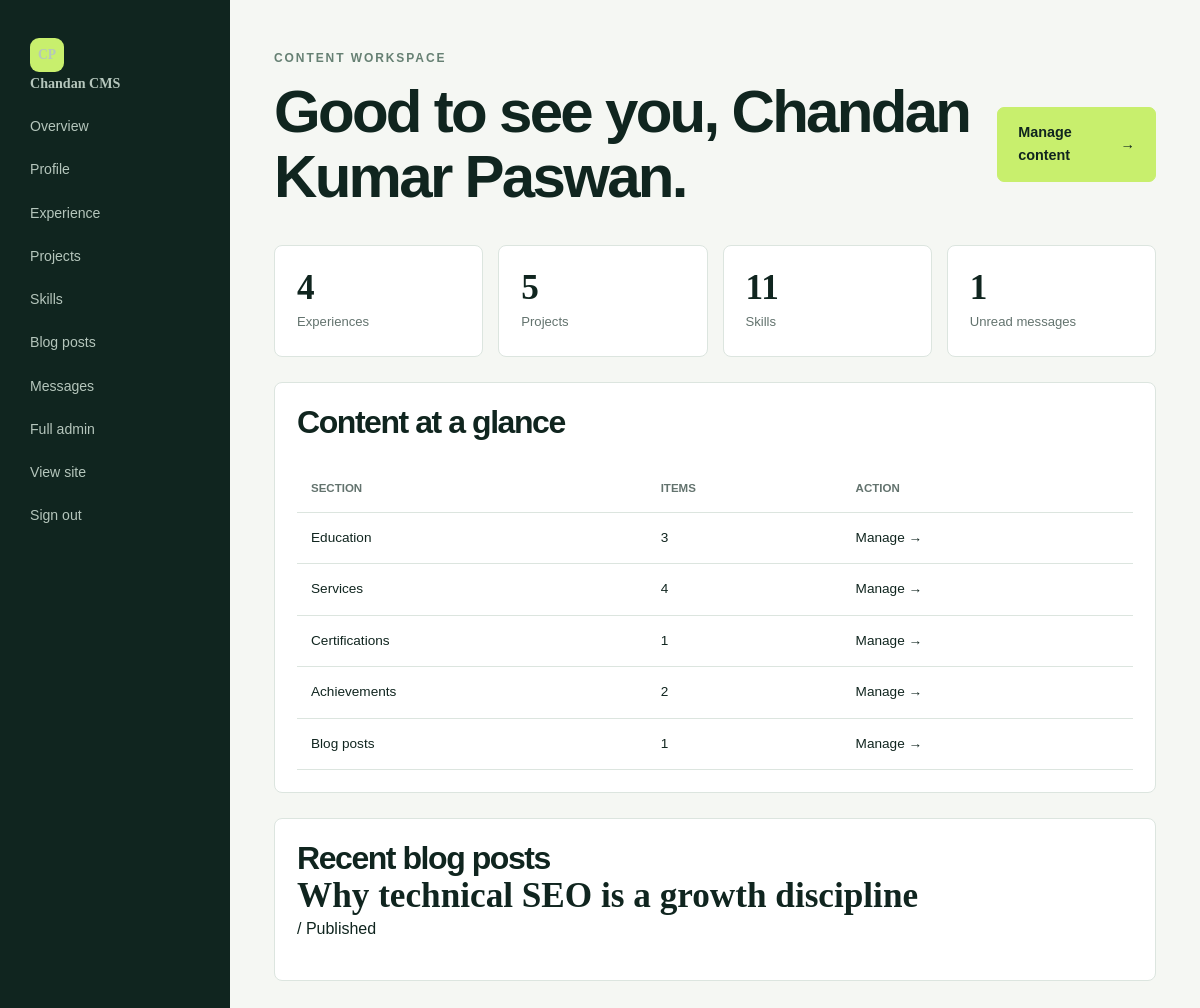
The app's page /dashboard/ (signed in) with its own data.
### cv/models.py (models this page shows, shortened)
class TimeStampedModel(models.Model):
    created_at = models.DateTimeField(auto_now_add=True)
    updated_at = models.DateTimeField(auto_now=True)
    class Meta:
        abstract = True

class PersonalInformation(TimeStampedModel):
    name = models.CharField(max_length=120, default="Chandan Kumar Paswan")
    title = models.CharField(max_length=180, default="SEO & Digital Marketing Specialist")
    short_intro = models.TextField(default="I help ambitious businesses become easier to find, trust, and choose.")
    profile_photo = models.ImageField(upload_to="profile/", blank=True)
    cv_file = models.FileField(upload_to="cv/", blank=True)
    email = models.EmailField(default="Paswan.chandan75@gmail.com")
    phone = models.CharField(max_length=30, default="+91 70159 07650")
    whatsapp_number = models.CharField(max_length=30, default="917015907650")
    location = models.CharField(max_length=120, default="India")
    available_for_work = models.BooleanField(default=True)
    years_experience = models.CharField(max_length=20, default="5+")
    traffic_growth = models.CharField(max_length=20, default="20%")
    ranking_improvement = models.CharField(max_length=20, default="30+")
    task_completion = models.CharField(max_length=20, default="98%")
    is_active = models.BooleanField(default=True)
    class Meta:
        verbose_name = "Personal information"
        verbose_name_plural = "Personal information"

### blog/models.py (models this page shows, shortened)
class BlogPost(TimeStampedModel):
    title = models.CharField(max_length=220)
    slug = models.SlugField(max_length=240, unique=True, blank=True)
    excerpt = models.TextField(max_length=400)
    content = models.TextField(help_text="Plain text or safe HTML content.")
    category = models.CharField(max_length=80, default="SEO")
    tags = models.CharField(max_length=300, blank=True, help_text="Comma-separated tags.")
    featured_image = models.ImageField(upload_to="blog/", blank=True)
    author = models.CharField(max_length=120, default="Chandan Kumar Paswan")
    published_at = models.DateTimeField(null=True, blank=True)
    is_featured = models.BooleanField(default=False)
    is_published = models.BooleanField(default=False)
    seo_title = models.CharField(max_length=180, blank=True)
    meta_description = models.CharField(max_length=320, blank=True)
    og_image = models.ImageField(upload_to="blog/og/", blank=True)
    class Meta:
        ordering = ["-published_at", "-created_at"]

### dashboard/views.py (the view)
# urls.py: path("", views.home, name="home"),
@staff_member_required
def home(request):
    profile = PersonalInformation.objects.first()
    stats = [
        ("Experiences", Experience.objects.count(), "experience"),
        ("Projects", Project.objects.count(), "project"),
        ("Skills", Skill.objects.count(), "skill"),
        ("Unread messages", ContactMessage.objects.filter(is_read=False).count(), "message"),
    ]
    counts = {
        "education": Education.objects.count(),
        "services": Service.objects.count(),
        "certifications": Certification.objects.count(),
        "achievements": Achievement.objects.count(),
        "blog_posts": BlogPost.objects.count(),
    }
    return render(request, "dashboard/index.html", {"profile": profile, "stats": stats, "counts": counts, "recent_posts": BlogPost.objects.order_by("-created_at")[:5]})

### templates/dashboard/index.html
{% extends "dashboard/base.html" %}{% block title %}Overview{% endblock %}{% block content %}<div class="admin-top"><div><span class="eyebrow">Content workspace</span><h1>Good to see you{% if profile %}, {{ profile.name }}{% endif %}.</h1></div><a class="btn btn-lime" href="{% url 'admin:index' %}">Manage content <span aria-hidden="true">&#8594;</span></a></div><div class="admin-grid">{% for label,value,kind in stats %}<div class="admin-card"><strong>{{ value }}</strong><span>{{ label }}</span></div>{% endfor %}</div><div class="admin-card" style="margin-top:25px"><h2 style="font-size:2rem">Content at a glance</h2><table class="admin-table"><tr><th>Section</th><th>Items</th><th>Action</th></tr><tr><td>Education</td><td>{{ counts.education }}</td><td><a class="text-link" href="{% url 'admin:cv_education_changelist' %}">Manage &#8594;</a></td></tr><tr><td>Services</td><td>{{ counts.services }}</td><td><a class="text-link" href="{% url 'admin:cv_service_changelist' %}">Manage &#8594;</a></td></tr><tr><td>Certifications</td><td>{{ counts.certifications }}</td><td><a class="text-link" href="{% url 'admin:cv_certification_changelist' %}">Manage &#8594;</a></td></tr><tr><td>Achievements</td><td>{{ counts.achievements }}</td><td><a class="text-link" href="{% url 'admin:cv_achievement_changelist' %}">Manage &#8594;</a></td></tr><tr><td>Blog posts</td><td>{{ counts.blog_posts }}</td><td><a class="text-link" href="{% url 'admin:blog_blogpost_changelist' %}">Manage &#8594;</a></td></tr></table></div><div class="admin-card" style="margin-top:25px"><h2 style="font-size:2rem">Recent blog posts</h2>{% for post in recent_posts %}<p><strong>{{ post.title }}</strong> / {% if post.is_published %}Published{% else %}Draft{% endif %}</p>{% empty %}<p>No posts yet. Add your first note from the Blog posts menu.</p>{% endfor %}</div>{% endblock %}

### static/css/site.css (style rules this page uses)
:root { --ink:#10251f;--muted:#63736e;--paper:#f5f7f3;--card:#fff;--line:#dce5df;--lime:#c8ef6d;--orange:#f28c5b;--shadow:0 20px 60px rgba(16,37,31,.08) }
* { box-sizing:border-box }
html { scroll-behavior:smooth }
body { margin:0;color:var(--ink);background:var(--paper);font:16px/1.65 "DM Sans",sans-serif }
a { color:inherit;text-decoration:none }
.eyebrow { color:#668073;font-size:.75rem;font-weight:700;letter-spacing:.16em;text-transform:uppercase }
h1,h2,h3 { font-family:"Space Grotesk",sans-serif;line-height:1.08;margin:0;letter-spacing:-.045em }
h1 { font-size:clamp(3.5rem,8vw,7rem);max-width:800px }
h2 { font-size:clamp(2.3rem,5vw,4.4rem) }
p { margin:0 0 1rem }
.btn { display:inline-flex;align-items:center;justify-content:center;gap:9px;border:1px solid var(--ink);padding:13px 20px;border-radius:7px;color:#fff;background:var(--ink);font-size:.9rem;font-weight:700;transition:transform .25s,box-shadow .25s;cursor:pointer }
.btn-lime { border-color:var(--lime);color:var(--ink);background:var(--lime) }
.text-link { display:inline-flex;align-items:center;gap:6px }

### templates/dashboard/base.html (style rules this page uses)
.admin-main h1 { font-size:clamp(2.5rem,5vw,4.5rem);margin:10px 0 35px }
.admin-top { display:flex;justify-content:space-between;gap:20px;align-items:center }
.admin-grid { display:grid;grid-template-columns:repeat(4,1fr);gap:15px }
.admin-card { padding:22px;border:1px solid #dce5df;border-radius:8px;background:#fff }
.admin-card strong { display:block;font:700 2.2rem "Space Grotesk" }
.admin-card span { color:#63736e;font-size:.82rem }
.admin-table { width:100%;margin-top:25px;border-collapse:collapse;background:#fff }
.admin-table th,.admin-table td { padding:14px;text-align:left;border-bottom:1px solid #dce5df;font-size:.85rem }
.admin-table th { color:#63736e;font-size:.72rem;text-transform:uppercase }

### records on screen
PersonalInformation: name "Chandan Kumar Paswan"
BlogPost: title "Why technical SEO is a growth discipline", is_published "Published"

### other values on screen
{{ value }} "4" "5" "11" "1"
{{ label }} "Experiences" "Projects" "Skills" "Unread messages"
{{ counts.education }} "3"
{{ counts.services }} "4"
{{ counts.certifications }} "1"
{{ counts.achievements }} "2"
{{ counts.blog_posts }} "1"
